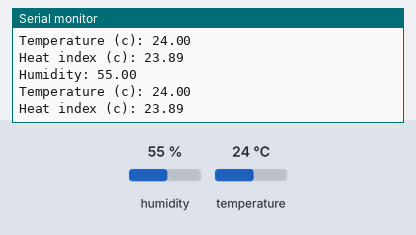
A sketch run on a simulated Arduino Uno, built with avr-gcc and run on an emulated ATmega328P. Shown: the last lines printed to the serial monitor. The inputs (shaded band) are chosen by the test bench; at power-on: humidity 55 %, temperature 24 °C.

Above: at 4.8 s.
4.9 s: humidity set to 22 %
At 6.6 s:
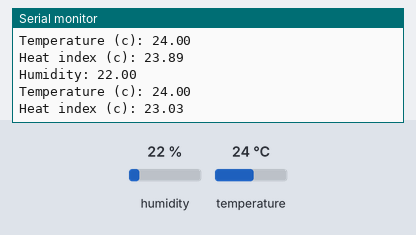
7.9 s: temperature set to 12 °C
At 9.0 s:
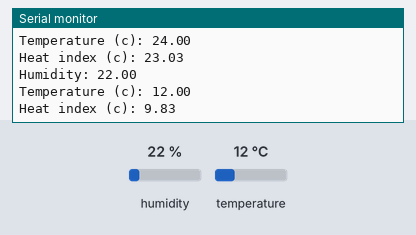
10.9 s: humidity set to 40 %
At 12.7 s:
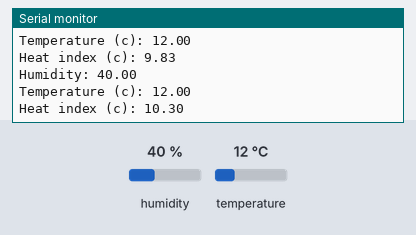
Timing chart, 0 to 14.2 s (numbered marks = the images above; inputs shaded):
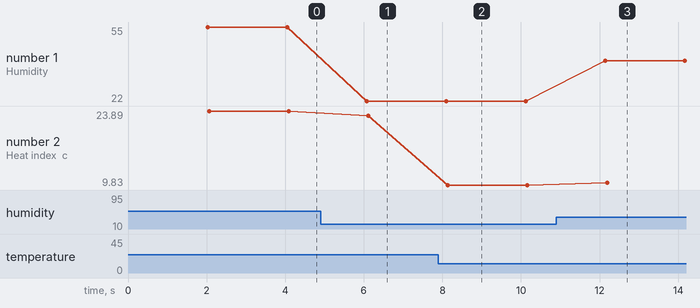

Measured:
- after the input at 4.9 s, the serial monitor: prints a new line after 1.2 s (image 1)
- after the input at 7.9 s, the serial monitor: prints a new line after 0.22 s (image 2)
- after the input at 10.9 s, the serial monitor: prints a new line after 1.2 s (image 3)
- plotted number 1: 55 → 22 after the input at 4.9 s, 22 → 40 after the input at 10.9 s
- plotted number 2: 23.89 → 23.03 after the input at 4.9 s, 23.03 → 9.83 after the input at 7.9 s, 9.83 → 10.3 after the input at 10.9 s

The sketch:

read_sensors.ino
```cpp
// REQUIRES the following Arduino libraries:
// - DHT Sensor Library: https://github.com/adafruit/DHT-sensor-library
// - Adafruit Unified Sensor Lib: https://github.com/adafruit/Adafruit_Sensor

#include "DHT.h"

#define DHTPIN 2     // Digital pin connected to the DHT sensor

#define DHTTYPE DHT11   // DHT 11

DHT dht(DHTPIN, DHTTYPE);

void setup() {
  Serial.begin(9600);
  dht.begin();
}

void loop() {
  // Wait a few seconds between measurements.
  delay(2000);

  // Reading temperature or humidity takes about 250 milliseconds!
  // Sensor readings may also be up to 2 seconds 'old' (its a very slow sensor)
  float humidity = dht.readHumidity();
  // Read temperature as Celsius (the default)
  float celsius = dht.readTemperature();

  // Check if any reads failed and exit early (to try again).
  if (isnan(humidity) || isnan(celsius)) {
    Serial.println(F("Failed to read from DHT sensor!"));
    return;
  }

  // Compute heat index in Celsius (isFahreheit = false)
  float heat_index = dht.computeHeatIndex(celsius, humidity, false);

  Serial.print("Humidity: ");
  Serial.println(humidity);

  Serial.print("Temperature (c): ");
  Serial.println(celsius);

  Serial.print("Heat index (c): ");
  Serial.println(heat_index);
}
```
